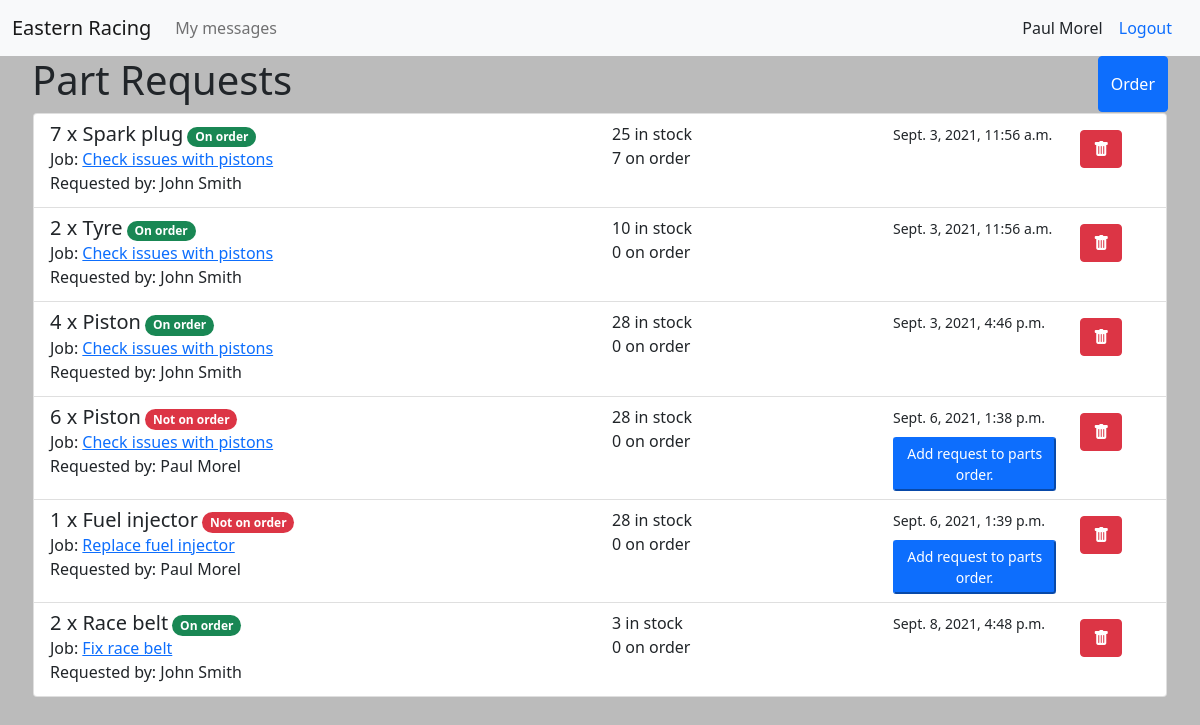
The page /parts/part_request_list/ (signed in) on the database as committed earlier.
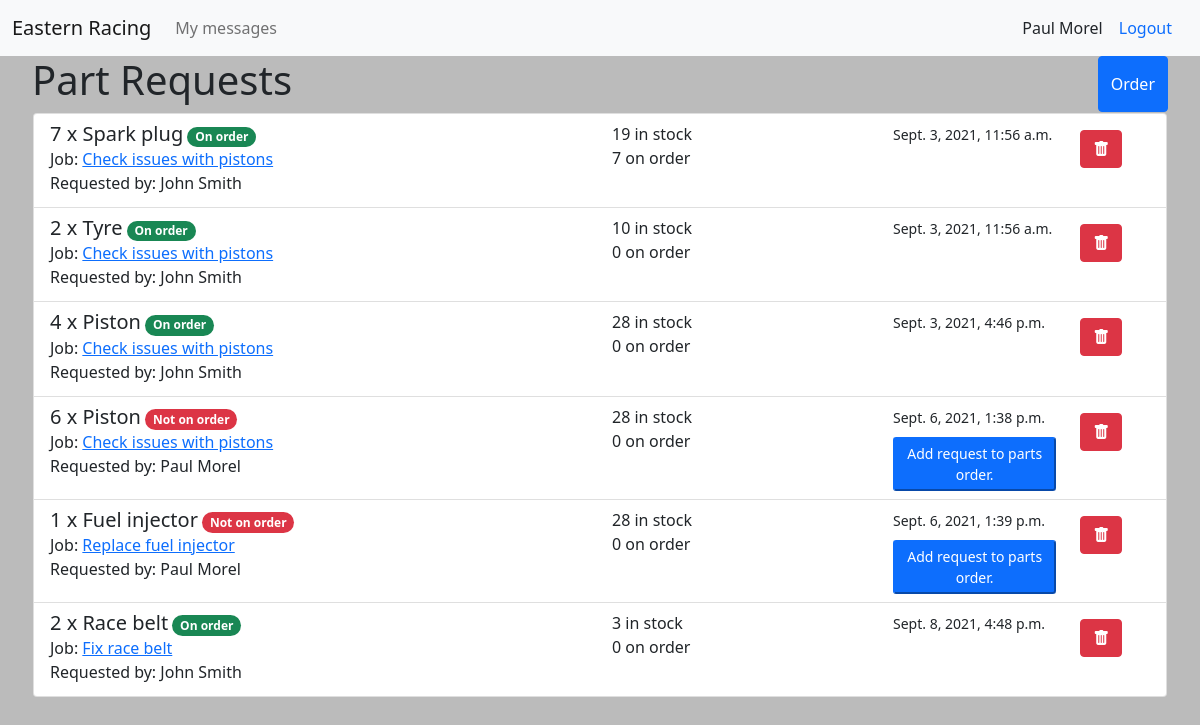
The same page on the database as committed later.
### cars/models.py (models this page shows, shortened)
class PartRequest(models.Model):
    part = models.ForeignKey(Part, on_delete=models.PROTECT, blank=True)
    requested_by = models.ForeignKey(User, on_delete=models.PROTECT)
    assigned_to = models.ForeignKey(Manager, on_delete=models.PROTECT)
    job = models.ForeignKey(Job, on_delete=models.PROTECT, blank=True)
    quantity = models.IntegerField()
    notes = models.TextField(blank=True)
    on_order = models.BooleanField(default=False)
    requested = models.DateTimeField(auto_now_add=True)

class Job(models.Model):
    title = models.CharField(max_length=300)
    description = models.TextField()
    car = models.ForeignKey(Car, on_delete=models.PROTECT)
    employee = models.ForeignKey(Employee, on_delete=models.PROTECT, related_name='assigned_job')
    manager = models.ForeignKey(Manager, on_delete=models.PROTECT, related_name='supervised_job')
    in_progress = models.BooleanField(default=False)
    complete = models.BooleanField(default=False)
    paid = models.BooleanField(default=False)
    estimated_time = models.DurationField(default=timedelta())
    created = models.DateTimeField(auto_now_add=True)
    updated = models.DateTimeField(auto_now=True)
    expected_complete = models.DateTimeField(blank=True)
    invoiced = models.BooleanField(default=False)

### parts/models.py (models this page shows, shortened)
class Part(models.Model):
    name = models.CharField(max_length=200)
    cost_price = models.DecimalField(max_digits=10, decimal_places=2)
    customer_price = models.DecimalField(max_digits=10, decimal_places=2)
    stock_level = models.PositiveIntegerField()
    def get_total_on_order(self):
        total = 0
        for order in self.partsorderunit_set.all():
            if not order.checked_in:
                total += order.quantity
        return total

class PartsOrderUnit(models.Model):
    order = models.ForeignKey(PartsOrder, on_delete=models.PROTECT)
    part = models.ForeignKey(Part, on_delete=models.PROTECT)
    quantity = models.IntegerField()
    cost_each = models.DecimalField(max_digits=10, decimal_places=2)
    total_cost = models.DecimalField(max_digits=10, decimal_places=2)
    checked_in = models.BooleanField(default=False)

### accounts/models.py (models this page shows)
class User(AbstractUser):
    pass
    def __str__(self):
        return f"{self.first_name} {self.last_name}"

### parts/views.py (the view)
# urls.py: path('part_request_list/', views.part_request_list, name='part-request-list'),
def part_request_list(request):
    part_requests = PartRequest.objects.filter(assigned_to = request.user.manager)
    context = {
        'part_requests': part_requests,
    }
    return render(request, 'parts/partrequest_list.html', context)

### car_mgmt/context_processors.py (called while the page is built)
def report_form(request):
    report_form = MessageForm(initial={'sender': request.user, 'recipient': Manager.objects.get(id=1).user})
    return {'report_form': report_form}

def login_form(request):
    login_form = AuthenticationForm()
    return {'login_form': login_form}

### parts/templates/parts/partrequest_list.html (shortened to what this page needs)
{% extends 'cars/base.html' %}
{% block content %}
<div class="d-flex justify-content-between">
  <h1>Part Requests</h1>
  <button class="btn btn-primary" type="button" data-bs-toggle="offcanvas" data-bs-target="#offcanvasRight"
    aria-controls="offcanvasRight">
    Order</button>
</div>
<div class="list-group">
  {% for part_request in part_requests %}
  <div class="list-group-item list-group-item-action">
    <div class="row">
      <div class="col-xs-12 col-md-6">
        <h5 class="mb-1 d-inline">{{ part_request.quantity }} x {{ part_request.part.name }}</h5>
        {% if part_request.on_order %}
        <span class="badge rounded-pill bg-success">On order</span>
        {% else %}
        <span class="badge rounded-pill bg-danger">Not on order</span>
        {% endif %}<br>
        {% if part_request.job %}
        Job: <a href="{% url 'cars:job-details' part_request.job.id %}">{{ part_request.job.title }}</a>
        {% endif %}<br>
        Requested by: {{ part_request.requested_by }}<br>
      </div>
      <div class="col-xs-12 col-md-3">
        {{ part_request.part.stock_level }} in stock<br>
        {{ part_request.part.get_total_on_order }} on order<br>
      </div>
      <div class="col-xs-12 col-md-2">
        <small>{{ part_request.requested }}</small>
        {% if not part_request.on_order %}
        <form action="{% url 'parts:add-part-to-order' %}" method="POST">
          <button type="submit" class="btn-primary btn-sm mt-2">Add request to parts order.</button>
        </form>
        {% endif %}
      </div>
      <div class="col-xs-12 col-md-1">
        <a type="button" class="btn btn-danger mt-2" data-bs-toggle="modal"
          data-bs-target="#deleteModal{{ part_request.id }}"><i class="bi bi-trash-fill"></i></a>
      </div>
    </div>
  </div>
  {% endfor %}
</div>
{% endblock content %}

Rows that differ between the two databases and show on the page:
changed through a linked row, PartRequest "Spark plug": part.stock_level "25" → "19"
